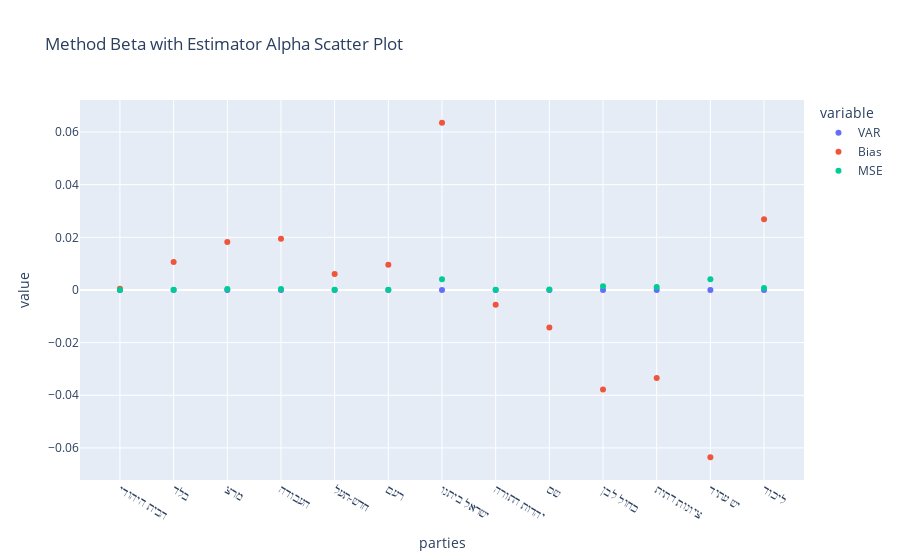

Write notebook code for a chart like this one.
### Markdown cell above
Looking at the method Alpha with estimator Beta graph, we can see that except Likud and Yesh Atid parties, most parties would not benfit from this combination, as shown by the bias values on the graph. We should note these results are attributed to the fact Beta estimator as we chose it benifts the bigger parties.

### Code cell
fig = px.scatter(method_2_estimator_1_df.iloc[0:,1:],labels ={'index' : 'parties'} , title = "Method Beta with Estimator Alpha Scatter Plot")
fig.show()

### Figure 1 — Plotly figure (JSON) as saved in the notebook; plotly's stock layout.template omitted (floating-point values rounded to 4 significant figures)
{"data": [{"hovertemplate": "variable=VAR<br>parties=%{x}<br>value=%{y}<extra></extra>", "legendgroup": "VAR", "marker": {"color": "#636efa", "symbol": "circle"}, "mode": "markers", "name": "VAR", "orientation": "v", "showlegend": true, "type": "scatter", "x": ["הבית היהודי", "בלד", "מרצ", "העבודה", "חדש-תעל", "רעם", "ישראל ביתנו", "יהדות התורה", "שס", "כחול לבן", "ציונות דתית", "יש עתיד", "ליכוד"], "xaxis": "x", "y": [3.999e-08, 4.359e-08, 2.627e-07, 5.838e-07, 3.378e-08, 1.903e-08, 1.74e-07, 1.192e-08, 5.927e-08, 1.006e-06, 8.232e-08, 1.398e-06, 3.596e-07], "yaxis": "y"}, {"hovertemplate": "variable=Bias<br>parties=%{x}<br>value=%{y}<extra></extra>", "legendgroup": "Bias", "marker": {"color": "#EF553B", "symbol": "circle"}, "mode": "markers", "name": "Bias", "orientation": "v", "showlegend": true, "type": "scatter", "x": ["הבית היהודי", "בלד", "מרצ", "העבודה", "חדש-תעל", "רעם", "ישראל ביתנו", "יהדות התורה", "שס", "כחול לבן", "ציונות דתית", "יש עתיד", "ליכוד"], "xaxis": "x", "y": [0.000449, 0.01061, 0.01826, 0.01945, 0.006038, 0.009575, 0.06351, -0.005581, -0.0143, -0.03785, -0.03344, -0.06355, 0.02684], "yaxis": "y"}, {"hovertemplate": "variable=MSE<br>parties=%{x}<br>value=%{y}<extra></extra>", "legendgroup": "MSE", "marker": {"color": "#00cc96", "symbol": "circle"}, "mode": "markers", "name": "MSE", "orientation": "v", "showlegend": true, "type": "scatter", "x": ["הבית היהודי", "בלד", "מרצ", "העבודה", "חדש-תעל", "רעם", "ישראל ביתנו", "יהדות התורה", "שס", "כחול לבן", "ציונות דתית", "יש עתיד", "ליכוד"], "xaxis": "x", "y": [2.416e-07, 0.0001126, 0.0003336, 0.0003788, 3.649e-05, 9.17e-05, 0.004034, 3.116e-05, 0.0002046, 0.001434, 0.001119, 0.00404, 0.0007207], "yaxis": "y"}], "layout": {"legend": {"title": {"text": "variable"}, "tracegroupgap": 0}, "title": {"text": "Method Beta with Estimator Alpha Scatter Plot"}, "xaxis": {"anchor": "y", "domain": [0, 1], "title": {"text": "parties"}}, "yaxis": {"anchor": "x", "domain": [0, 1], "title": {"text": "value"}}}}
